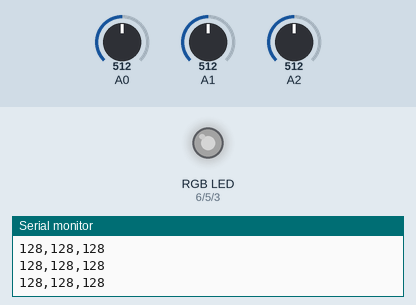
Bench run of a sketch on a simulated Arduino Uno, built with avr-gcc and run on an emulated ATmega328P. Parts: an RGB LED mixed from three pins (HIGH = lit), the last lines printed to the serial monitor. The test bench sets the inputs (shaded band); at power-on: A0 = 512, A2 = 512, A1 = 512. Dim RGB values are drawn brighter than linear.

Above: at 1.2 s.
1.3 s: A0 set to 43
At 1.9 s:
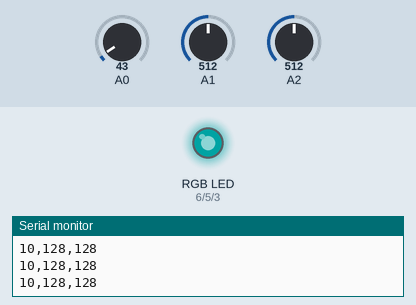
2.8 s: A0 set to 36
4.3 s: A2 set to 413
At 5.2 s:
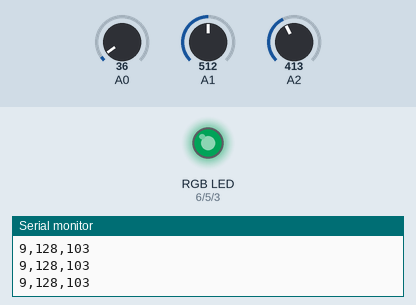
5.8 s: A2 set to 383
At 6.3 s:
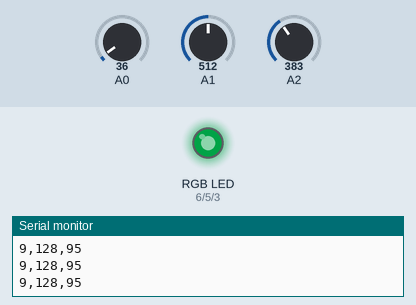
8.8 s: A1 set to 716
At 9.6 s:
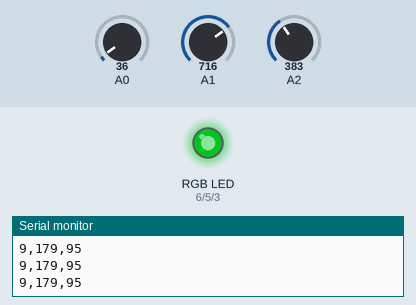
10.3 s: A1 set to 900
At 10.6 s:
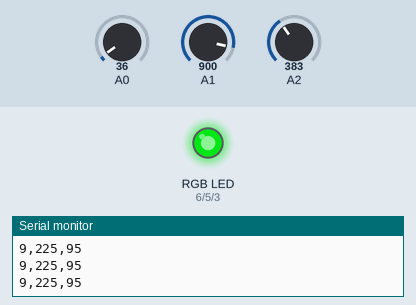
Timing chart, 0 to 12.8 s (numbered marks = the images above; inputs shaded):
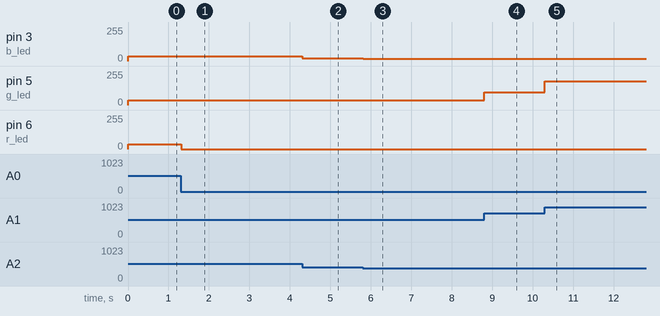

The sketch:

rgb_controller.ino
```cpp
int r_led = 6;  //tells what pin number r_led is
int g_led = 5;  //for examples look on arduino website
int b_led = 3;
int potent = 0; //reads in input from A0, where potentiometer is
                //hooked up

//#define LED_R 3  -- #define does a search replace (LED_R to 3)

// the setup routine runs once you press reset:
void setup(){
  //initialize the digial pin as an output
  pinMode(r_led, OUTPUT);
  pinMode(b_led, OUTPUT);
  pinMode(g_led, OUTPUT);
  Serial.begin(9600);
}


const uint8_t gamma8[] = {
    0,  0,  0,  0,  0,  0,  0,  0,  0,  0,  0,  0,  0,  0,  0,  0,
    0,  0,  0,  0,  0,  0,  0,  0,  0,  0,  0,  0,  1,  1,  1,  1,
    1,  1,  1,  1,  1,  1,  1,  1,  1,  2,  2,  2,  2,  2,  2,  2,
    2,  3,  3,  3,  3,  3,  3,  3,  4,  4,  4,  4,  4,  5,  5,  5,
    5,  6,  6,  6,  6,  7,  7,  7,  7,  8,  8,  8,  9,  9,  9, 10,
   10, 10, 11, 11, 11, 12, 12, 13, 13, 13, 14, 14, 15, 15, 16, 16,
   17, 17, 18, 18, 19, 19, 20, 20, 21, 21, 22, 22, 23, 24, 24, 25,
   25, 26, 27, 27, 28, 29, 29, 30, 31, 32, 32, 33, 34, 35, 35, 36,
   37, 38, 39, 39, 40, 41, 42, 43, 44, 45, 46, 47, 48, 49, 50, 50,
   51, 52, 54, 55, 56, 57, 58, 59, 60, 61, 62, 63, 64, 66, 67, 68,
   69, 70, 72, 73, 74, 75, 77, 78, 79, 81, 82, 83, 85, 86, 87, 89,
   90, 92, 93, 95, 96, 98, 99,101,102,104,105,107,109,110,112,114,
  115,117,119,120,122,124,126,127,129,131,133,135,137,138,140,142,
  144,146,148,150,152,154,156,158,160,162,164,167,169,171,173,175,
  177,180,182,184,186,189,191,193,196,198,200,203,205,208,210,213,
  215,218,220,223,225,228,231,233,236,239,241,244,247,249,252,255 };
  //gamma correction table
// loop that runs over and over again
void loop(){
  int val_r;
  int val_g;
  int val_b;

  //read in analog inputs from LEDs from board. Input arguments are
  //ports on board
  val_r = analogRead(A0);
  val_g = analogRead(A1);  //double check values on ports!!!
  val_b = analogRead(A2);

  //printf("LED Values: red - %f, green - %f, blue - %f\n,",val_r,val_g,val_b);

  //write the compensated color values to an LED
  analogWrite(r_led, gamma8[val_r/4]);
  analogWrite(g_led, gamma8[val_g/4]);
  analogWrite(b_led, gamma8[val_b/4]);

  Serial.print(val_r/4);     //need individual print statements
  Serial.print(",");         //need to print comma individually
  Serial.print(val_g/4);
  Serial.print(",");
  Serial.println(val_b/4);   //println is the same as \n


  /*analogWrite(r_led, 255); //sends full pwm signal to led on board
  delay(1000);         //wait 1000 ms
  analogWrite(b_led, 120); //sends dimmed pwm signal
  delay(1000);
  analogWrite(g_led, 120); //sends dimmed pwm signal
  delay(1000);*/
}
```

Measured:
- after the input at 1.3 s, pin 6 (r_led): 37/255 → 0/255 at once
- after the input at 4.3 s, pin 3 (b_led): 37/255 → 20/255 at once
- after the input at 5.8 s, pin 3 (b_led): 20/255 → 16/255 at once
- after the input at 8.8 s, pin 5 (g_led): 37/255 → 95/255 at once
- after the input at 10.3 s, pin 5 (g_led): 95/255 → 180/255 at once
